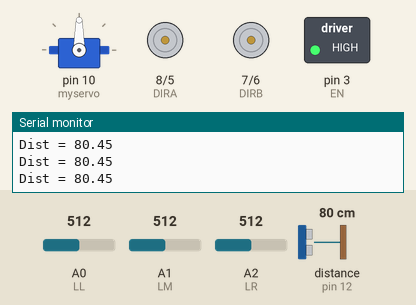
Simulated run of this sketch. Board: Arduino Uno, built with avr-gcc and run on an emulated ATmega328P. On the bench: servo, direction and speed pins drawn as motors (green arrow = direction pin HIGH = forward, orange = LOW = backward, longer = more drive), switched loads named in the sketch (green lamp = pin HIGH), the last lines printed to the serial monitor. Wiring (inferred from the names in the program): ultrasonic range finder: trigger pin 13; echo pin 12. The inputs (shaded band) are chosen by the test bench; at power-on: distance to the obstacle (sensor on pin 12) 80 cm, A0 (LL) = 512, A1 (LM) = 512, A2 (LR) = 512. The echo pulse lasts 58.3 µs per cm; pins used as bus, display or sensor lines are not drawn.

Above: at 1.2 s.
1.3 s: distance to the obstacle (sensor on pin 12) set to 17 cm
2.8 s: distance to the obstacle (sensor on pin 12) set to 14 cm
At 4.7 s:
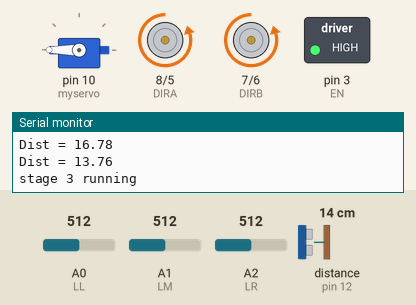
At 6.1 s:
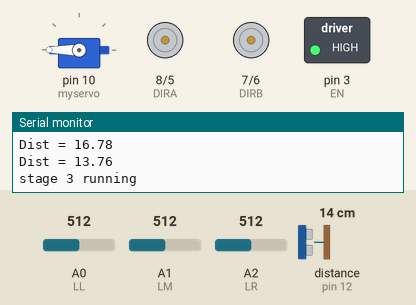
Timing chart, 0 to 7.6 s (numbered marks = the images above; inputs shaded):
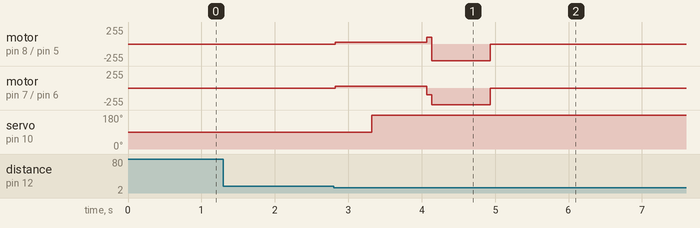

Measured:
- the behaviour switches between 16 and 15 cm on distance to the obstacle (sensor on pin 12) (found by bisection; images 0 and 1)
- after the input at 2.8 s, motor on pin 8 (DIRA) / pin 5 (ENA): stopped → forward 25/255 at once, → forward 100/255 1.3 s later, → backward 250/255 0.07 s later, → stopped 0.80 s later; motor on pin 7 (DIRB) / pin 6 (ENB): stopped → forward 25/255 at once, → backward 100/255 1.3 s later, → backward 250/255 0.07 s later, → stopped 0.80 s later

The sketch:

Project2Starterv4P0.ino
```cpp
//This code is based on starter code provided by Elegoo
//www.elegoo.com

//instructions on how to run correctly: 1. connect wire to audrino 2.choose your port (audrino uno) 3.click the upload arrow button
//note: click the check mark to compile your code and see if it works

#include <Servo.h>  //servo library
Servo myservo;      // create servo object to control servo

//Define all of the pins used.  These are NOT up to us, but rather what Elegoo decided.  Don't change.
int Echo = 12;
int Trig = 13;

#define ENA 5
#define ENB 6
#define DIRA 8
#define DIRB 7
#define EN 3
//Line follower pins
#define LR A2
#define LM A1
#define LL A0

int stage = 1;
int rspeed = 80;
int lspeed = 80;
bool dir = false; //true: fowards, false: backwards
int counter = 0;
int baseSpeed = 100;
int L;
int R;
int M;
int corrA = 1.1;
int corrS;

//Docking and speed control
int dockDist = 3; //Distance to dock at
int speed;
int speedMulti;
int wallDist = 8.7; //Target distance from wall
bool sensorLeft_prev=false;
bool sensorRight_prev=false;
bool sensorMiddle_prev=false;

/******************************Helper functions*********************************************/
//Begin helper functions.  You should CALL these functions, but do not change them.  You DO NOT need to worry about the details inside the functions.

//The functions below set the left and right motor speeds and directions.
//Speed is an integer from 0 - 255 that determines the motor speed.
//Direction is 1 for forward and 0 for backwards.
void leftMotor(int lspeed, bool ldirection){
  analogWrite(ENA, lspeed);
  if (ldirection)
  {
    digitalWrite(DIRA, HIGH);
  }
  else
  {
    digitalWrite(DIRA, LOW);
  }
}
void rightMotor(int rspeed, bool rdirection){
  analogWrite(ENB, rspeed);
  if (rdirection)
  {
    digitalWrite(DIRB, HIGH);
  }
  else
  {
    digitalWrite(DIRB, LOW);
  }
}
//  The function below stops.  This is the same as just setting motor speeds to zero - not really necessary
void stop() {
  digitalWrite(ENA, LOW);
  digitalWrite(ENB, LOW);
}

//Ultrasonic distance measurement helper function - returns a float with distance in cm
float Distance_test() {
  digitalWrite(Trig, LOW);
  delayMicroseconds(2);
  digitalWrite(Trig, HIGH);
  delayMicroseconds(10);
  digitalWrite(Trig, LOW);
  float Fdistance = pulseIn(Echo, HIGH);
  Fdistance= Fdistance / 58.0;
  return Fdistance;
}

//checks if the motor speed is greater than 255, if it is, it would return 255
float checkMax(float speed)
{
  if (speed>255)
  {
    return (255.0);
  }
  return (speed);
  }

/*************************Setup*************************************************/
//You shouldn't need to touch this - it is merely setting up pins and stopping the motors at the start
void setup() {
  myservo.attach(10,500,2400);  // attach servo on pin 10 to servo object
  Serial.begin(9600);     //For debugging
  pinMode(Echo, INPUT);
  pinMode(Trig, OUTPUT);
  pinMode(DIRA, OUTPUT);
  pinMode(DIRB, OUTPUT);
  pinMode(ENA, OUTPUT);
  pinMode(ENB, OUTPUT);
  pinMode(EN,OUTPUT);
  digitalWrite(EN,HIGH);
  stop();
}


//-------------------------------Stage 1--------------------------------------------------------------------------------------
void distanceRead(){
  float value = Distance_test();
  Serial.print("Distance = ");
  Serial.println(value);
  delay(1000);
}

void sensorRead(){
  int onTapeLeft = analogRead(LR);        //read from sensors
  int onTapeMiddle = analogRead(LM);
  int onTapeRight = analogRead(LL);

  Serial.print("Left Line Sensor: ");        //print sensor readings
  Serial.println(onTapeLeft);
  Serial.print("Middle Line Sensor: ");
  Serial.println(onTapeMiddle);
  Serial.print("Right Line Sensor: ");
  Serial.println(onTapeRight);
  delay(0);
}

bool sensorCondition(int sensorInp, int sensorNum){ // This outputs a bool based on whether the sensor is reading the line. It makes the controller code easier to write and understand
                                                    //sensorNum: 1 = Left, 2 = Middle, 3 = Right : orgininally anticipated each sensor having different thresholds, but turns out 400 works for all three
  switch (sensorNum){
    case(1):
    if (sensorInp >= 400){       //values aquired from testing
      bool condition = true;
      return condition;
    }
    else{
      bool condition = false;
      return condition;
    }
    case(2):
    if (sensorInp >= 400){       //values aquired from testing
      bool condition = true;
      return condition;
    }
    else{
      bool condition = false;
      return condition;
    }
    case(3):
    if (sensorInp >= 400){       //values aquired from testing
      bool condition = true;
      return condition;
    }
    else{
      bool condition = false;
      return condition;
    }
  }
}

void lineFollowExecution2(){
  float dist = Distance_test();

  L = analogRead(LL);    //read sensor values
  R = analogRead(LR);
  M = analogRead(LM);
  corrS = (counter + baseSpeed) * corrA;  //allows the robot to turn faster the more "off" it is from the line
  if (corrS >= 255)
    corrS = 255;
  if (L > 550) {          //if the left sensor is reading the line, turn the robot left
    rightMotor(corrS, 1);
    leftMotor(0, 1);
    counter++;
  } else if (R > 550) {  //if the right sensor is reading the line, turn the robot right
    leftMotor(corrS, 1);
    rightMotor(0, 1);
    counter++;
  } else if (M > 550) {  //if only the middle sensor detects the line, move the robot straight
    counter = 0;
    leftMotor(baseSpeed, 1);
    rightMotor(baseSpeed, 1);
  }
  Serial.print("Dist = ");
  Serial.println(dist);
  if (dist <= 15) {                       //goes to wall follow after getting train
    rightMotor(25, 1);                    //robot moves foward at a specific power for a specific time
    leftMotor(25, 1);
    delay(500);
    stage = 3;                           //set stage to wall following
  }
}
//-------------------------------Stage 2--------------------------------------------------------------------------------------

void dockSpeedController() { //assuming speed slow at 25cm
    while (Distance_test() > dockDist) {
      speed = Distance_test() / 25 * 200;
      leftMotor(speed, dir);
      rightMotor(speed, dir);
    }
    dir = !dir;
    stage = 3;
}

//-------------------------------Stage 3--------------------------------------------------------------------------------------


float wallSpeedController() {

  float wallDistance3 = 15.0;                                              //wall following distance
  float speedMulti = (Distance_test() - wallDistance3) / wallDistance3;
  return speedMulti;
}


void wallFollowController(){                                            //robot is hard coded to turn a little bit to straighten itself then go backwards until it is in the endzone
  Serial.println("stage 3 running");
  leftMotor(100,1);                                                     //turn the robot slightly clockwise to straighten it
  rightMotor(100,0);
  delay(65);
  leftMotor(250,0);                                                      //move the robot back at a specific motor power for a specific time
  rightMotor(250,0);
  delay(800);
  stage=0;
}

/********************************Loop - yours to edit!****************************************************************************/
//Below is some skeleton code that calls functions.  Your primary task is to edit this code to accomplish your goals.
void loop() {
    switch (stage) {
      case(0):
      leftMotor(0,1);
      rightMotor(0,1);
      break;
      case(1):
//      backDrive();
//      spinAround();
//      sensorRead();
//      distanceRead();
      lineFollowExecution2();
      break;
      case(2):
      dockSpeedController();
      break;
      case(3):
      myservo.write(180);
      delay(750);
//      distanceRead();
      wallFollowController();
      //steer method
      break;
      default:
      exit(2);
    }
}


//-------------------------------Tools--------------------------------------------------------------------------------------
// //Here is how you set the servo angle
// myservo.write(90);  //setservo position to angle; 90 is nominally straight in front
// delay(500); //Each time you change the servo, you should give it some time to reach the destination

// //Here is how you get the distance in cm
// float distance = Distance_test();

// //Here is how you drive your car - this sample drives the car forward
// int rspeed = 200;
// int lspeed = 200;
// leftMotor(lspeed, dir);  //Replace 1 with zero to reverse the direction for either motor
// rightMotor(rspeed, dir);

// //Here is how you tell if the line following sensor is seeing the black tape
// //Check the values you read when on tape and off to see how to interpret these readings!
// int onTapeLeft = analogRead(LL);
// int onTapeRight = analogRead(LR);
// int onTapeMiddle = analogRead(LM);


// //Report variables back for your sanity
// Serial.print("Distance Reading: ");
// Serial.print(distance);
// Serial.println(" cm");
// Serial.print("Left Line Sensor: ");
// Serial.println(onTapeLeft);
// Serial.print("Right Line Sensor: ");
// Serial.println(onTapeRight);
// Serial.print("Right Line Middle: ");
// Serial.println(onTapeMiddle);
```
